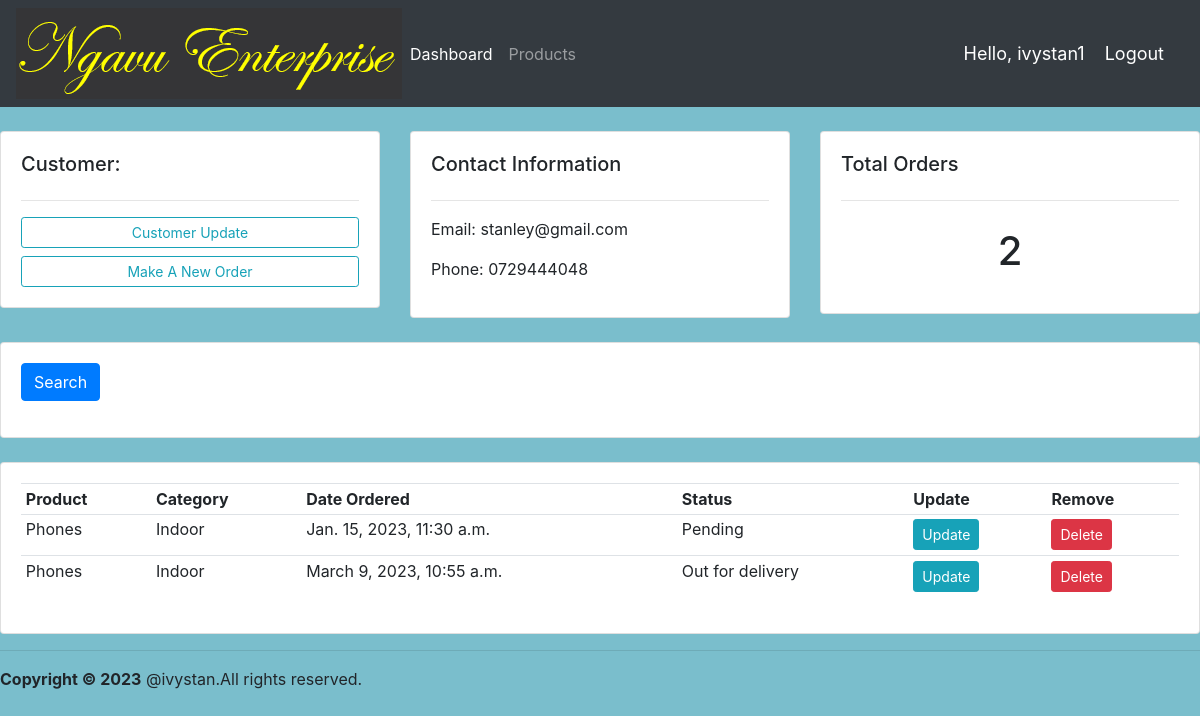
The app's page /customer/1/ (signed in) with its own data.
### accounts/models.py (models this page shows, shortened)
class Customer(models.Model):
    user = models.OneToOneField(User,null=True, blank=True, on_delete=models.CASCADE)
    name = models.CharField(max_length=200, null=True)
    phone = models.CharField(max_length=200, null=True)
    email = models.CharField(max_length=200, null=True)
    profile_pic = models.ImageField(default="kal!.png",null=True,blank=True)
    date_created = models.DateTimeField(auto_now_add=True, null=True)

class Order(models.Model):
    STATUS = (
        ('Pending', 'pending'),
        ('Out for delivery', 'Out for delivery'),
        ('Delivered', 'Delivered'),
    )
    customer = models.ForeignKey(Customer, null=True, on_delete=models.SET_NULL)
    product = models.ForeignKey(product, null=True, on_delete=models.SET_NULL)
    date_created = models.DateTimeField(auto_now_add=True, null=True)
    status = models.CharField(max_length=200, null=True, choices=STATUS)

class product(models.Model):
    CATEGORY = (
        ('Indoor', 'Indoor'),
        ('Out Door', 'Out Door'),
    )
    name = models.CharField(max_length=200, null=True)
    price = models.FloatField(null=True)
    category = models.CharField(max_length=200, null=True, choices=CATEGORY)
    description = models.CharField(max_length=200, null=True, blank=True)
    date_created = models.DateTimeField(auto_now_add=True, null=True)
    tags = models.ManyToManyField(tag)
    def __str__(self):
        return self.name

### accounts/decorators.py (the view)
        def wrapper_func(request,*args,**kwargs):
            group =None
            if request.user.groups.exists():
                group=request.user.groups.all()[0].name
            if group in allowed_roles:
                return view_func(request,*args, **kwargs)
            else:
                return HttpResponse("Ooops!! you are not authorized to view this page ")

### accounts/views.py (called while the page is built)
@login_required(login_url='login')
@allowed_users(allowed_roles=['admin'])
def customer(request,pk):
    customer=Customer.objects.get(id=pk)
    orders =customer.order_set.all()
    order_count =orders.count()
    context = {'customer':customer,'orders':orders,'order_count':order_count}
    return render(request,'accounts/customer.html',context)

### accounts/templates/accounts/customer.html
{% extends 'accounts/main.html'%}
{% block content %}
<br>
<div class="row">
    <div class="col-md">
        <div class="card card-body">
            <h5>Customer:</h5>
            <hr>
            <a class="btn btn-outline-info btn-sm btn-block" href="">Customer Update</a>
            <a class="btn btn-outline-info btn-sm btn-block" href="{% url 'create_order' customer.id %}">Make A New Order</a>
        </div>
    </div>
    <div class="col-md">
        <div class="card card-body">
            <h5>Contact Information</h5>
            <hr>
            <p>Email: {{customer.email}} </p>
            <p>Phone: {{customer.phone}} </p>
        </div>
    </div>
    <div class="col-md">
        <div class="card card-body">
            <h5>Total Orders</h5>
            <hr>
            <h1 style="text-align: center; padding:10px">{{order_count}}</h1>
        </div>
    </div>
</div>
<br>
<div class="row">
    <div class="col">
        <div class="card card-body">
            <form method="get">
                <button class="btn btn-primary" type="submit">Search</button>
            </form>
        </div>
    </div>
</div>
<br>
<div class="row">
      <div class="col">
        <div class="card card-body">
            <table class="table table-sm">
                <tr>
                    <th>Product</th>
                    <th>Category</th>
                    <th>Date Ordered</th>
                    <th>Status</th>
                    <th>Update</th>
                    <th>Remove</th>
                </tr>
                {% for order in orders %}
                <tr>
                     <td>{{order.product}}</td>
                     <td>{{order.product.category}}</td>
                     <td>{{order.date_created}}</td>
                     <td>{{order.status}}</td>
                      <td><a class="btn btn-sm btn-info" href="{% url 'update_order' order.id%}">Update</a> </td>
                    <td><a class="btn btn-sm btn-danger" href="{% url 'delete_order' order.id%}">Delete</a> </td>
                </tr>
                {% endfor%}
            </table>
        </div>
      </div>
</div>
{% endblock %}

### accounts/templates/accounts/navbar.html (shortened to what this page needs)
{% load static %}
<nav class="navbar navbar-expand-lg navbar-dark bg-dark">
    <img src="{% static 'images/logo5.png' %}">
  <div class="collapse navbar-collapse" id="navbarNav">
    <ul class="navbar-nav">
      {% if request.user.is_staff %}
      <li class="nav-item active">
        <a class="nav-link" href="{% url 'home' %}">Dashboard</a>
      </li>
      <li class="nav-item">
        <a class="nav-link" href="{% url 'products' %}">Products</a>
      </li>
      {% else %}
      <li class="nav-item">
        <a class="nav-link" href="{% url 'account' %}">Settings</a>
      </li>
      {% endif %}
      </ul>
  </div>
    <span class="hello-msg">Hello, {{request.user}}</span>
        <span ><a class="hello-msg" href="{% url 'logout' %}">Logout</a> </span>
</nav>

### accounts/static/css/main.css (style rules this page uses)
body { background-color:#ebeff5; }

### accounts/templates/accounts/main.html (style rules this page uses)
body, html { margin: 0; padding: 0; height: 100%; background: #7abecc !important; }

### accounts/templates/accounts/navbar.html (style rules this page uses)
.hello-msg { font-size: 18px; color:#fff; margin-right: 20px }

### records on screen
Customer: email "stanley@gmail.com", phone "0729444048"
Order: product "Phones", product.category "Indoor", date_created "Jan. 15, 2023, 11:30 a.m.", status "Pending"
Order: product "Phones", product.category "Indoor", date_created "March 9, 2023, 10:55 a.m.", status "Out for delivery"

### other values on screen
{{ request.user }} "ivystan1"
{{ order_count }} "2"
